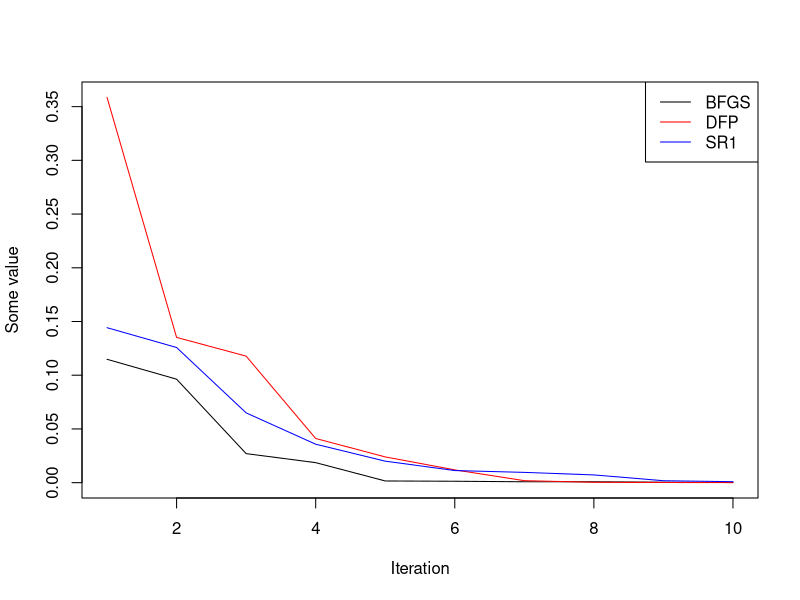

The R script that drew this image:
## ---- chunk 1
knitr::opts_chunk$set(echo = TRUE)
printf <- function(...) cat(sprintf(...))
printfln <- function(...) cat(sprintf(...), "\n")
library(microbenchmark)
## ---- chunk 2
###########################################
# Convex Elliptical Objective Function
###########################################
f = function(x) 0.5*(100*x[1]^2 + x[2]^2)
f_xy = function(x,y) 0.5*(100*x^2 + y^2)
x_min_true = c(0, 0)

# analytic derivatives
g = function(x) c(0.5*200*x[1], 0.5*2*x[2])
H = function(x) 0.5*rbind(c(200, 0), c(0, 2))
## ---- chunk 3
# Implementation af backtracking
backtracking_line_search <- function(alpha, c, rho, x_k, p_k, g_k, f) {
	alpha_k <- alpha
	repeat { 
		lhs <- f(x_k + alpha_k * p_k)
		rhs <- f(x_k) + c * alpha_k * g_k %*% p_k
		if (lhs <= rhs) break
		alpha_k <- rho * alpha_k
	}
	return(alpha_k)
}

# Implementation af BFGS
BFGS <- function(f, g, x_k, alpha, c, rho, tol, k_max){
  k <- 0
  n <- length(x_k)
  H_k <- I_n <- diag(n)
  g_k <- tol + 1
  while (norm(g_k, type="2") > tol & k < k_max) {
    g_k <- g(x_k)
    p_k <- -  H_k %*% g_k
    alpha_k <- backtracking_line_search(alpha, c, rho, x_k, p_k, g_k, f)
    x_k <- x_k + alpha_k * p_k
    s_k <- alpha_k * p_k
    y_k <- g(x_k) - g_k
    rho_k <- 1 / (t(y_k) %*% s_k)[1]
    H_k <- (I_n - rho_k * (s_k %*% t(y_k))[1]) %*% H_k %*% (I_n - rho_k * (s_k %*% t(y_k))[1]) + rho_k * (s_k %*% t(s_k))[1]
    k <- k + 1
  }
printfln("k = %d \t x_k = (%6.3f , %6.3f) \t f_k = %.2f \t g_k = (%8.3f , %8.3f) \t alpha_k = %.5f", k, x_k[1] , x_k[2], f(x_k), g_k[1] , g_k[2], alpha_k)
  return(x_k)
}


# Implementation af BFGS opdatering
BFGS_620 <- function(f, g, x_k, alpha, c, rho, tol, k_max){
  n <- length(x_k)
  H_k <- I_n <- diag(n)
  g_k <- g(x_k)
    p_k <- -  H_k %*% g_k
    alpha_k <- backtracking_line_search(alpha, c, rho, x_k, p_k, g_k, f)
    x_k <- x_k + alpha_k * p_k
    s_k <- alpha_k * p_k
    y_k <- g(x_k) - g_k
    H_k <- ((t(y_k) %*% s_k)[1]) / ((t(y_k) %*% y_k)[1]) * I_n
    k <- 1
  while (norm(g_k, type="2") > tol & k < k_max) {
    g_k <- g(x_k)
    p_k <- -  H_k %*% g_k
    alpha_k <- backtracking_line_search(alpha, c, rho, x_k, p_k, g_k, f)
    x_k <- x_k + alpha_k * p_k
    s_k <- alpha_k * p_k
    y_k <- g(x_k) - g_k
    rho_k <- 1 / (t(y_k) %*% s_k)[1]
    H_k <- (I_n - rho_k * (s_k %*% t(y_k))[1]) %*% H_k %*% (I_n - rho_k * (s_k %*% t(y_k))[1]) + rho_k * (s_k %*% t(s_k))[1]
    k <- k + 1
  }
printfln("k = %d \t x_k = (%6.3f , %6.3f) \t f_k = %.2f \t g_k = (%8.3f , %8.3f) \t alpha_k = %.5f", k, x_k[1] , x_k[2], f(x_k), g_k[1] , g_k[2], alpha_k)
  return(x_k)
}


# Implementation af DFP
DFP <- function(f, g, x_k, alpha, c, rho, tol, k_max){
  k <- 0
  n <- length(x_k)
  H_k <- I_n <- diag(n)
  g_k <- tol + 1
  while (norm(g_k, type="2") > tol & k < k_max) {
    g_k <- g(x_k)
    p_k <- -  H_k %*% g_k
    alpha_k <- backtracking_line_search(alpha, c, rho, x_k, p_k, g_k, f)
   x_k <- x_k + alpha_k * p_k
    s_k <- alpha_k * p_k
    y_k <- g(x_k) - g_k
    H_k <- H_k - (H_k %*% y_k %*% t(y_k) %*% H_k) / (t(y_k) %*% H_k %*% y_k)[1] + (s_k %*% t(s_k)) / (t(y_k) %*% s_k)[1]
    k <- k + 1
  }
printfln("k = %d \t x_k = (%6.3f , %6.3f) \t f_k = %.2f \t g_k = (%8.3f , %8.3f) \t alpha_k = %.5f", k, x_k[1] , x_k[2], f(x_k), g_k[1] , g_k[2], alpha_k)
  return(x_k)
}

## ---- chunk 4
x_k <- c(5,1)
alpha <- 1
c <- 1e-4
tol <- 1e-3
rho <- 0.5
k_max <- 10000


DFP(f, g, x_k, alpha, c, rho, tol, k_max)
BFGS(f, g, x_k, alpha, c, rho, tol, k_max)
BFGS_620(f, g, x_k, alpha, c, rho, tol, k_max)
optim(x_k, f, g, method = "BFGS")
## ---- chunk 5
res_bfgs <- cumprod(runif(10))
res_dfp <- cumprod(runif(10))
res_sr1 <- cumprod(runif(10))

nms <- c("BFGS", "DFP", "SR1")
clrs <- c("black", "red", "blue")
x_plot <- list(res_bfgs, res_dfp, res_sr1)

x_lim <- c(1, max(sapply(x_plot, length)))
y_lim <- range(sapply(x_plot, range))

plot(seq_along(x_plot[[1]]), x_plot[[1]], 
     type = "l", col = clrs[1], 
     xlim = x_lim, ylim = y_lim,
     xlab = "Iteration",
     ylab = "Some value")
for (i in 2L:length(x_plot)) {
  lines(seq_along(x_plot[[i]]), x_plot[[i]], col = clrs[i])
}
legend("topright", legend = nms, col = clrs, lty = 1)
## ---- chunk 6

